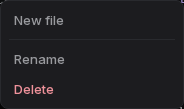
#> input picture docs/paper-platform/design-refresh/attached-reference/file-menu-dark.png, 184 x 109 px, given in place of workspace-before.png, which was not available
$ python compare_linear_reference.py
#> lines starting #> are read from the running program, lines starting #| are printed output that depends on the picture
"""Create labeled screenshot comparisons; never calculate whole-page similarity.

Usage: python3 scripts/paper_platform/compare_linear_reference.py
Requires the supplied ZIP extracted to .omx/artifacts/linear-refresh/attached-reference/reference.
Run the reference-controls browser spec before this script. Output is documentation PNGs.
"""
from pathlib import Path
import json
from PIL import Image, ImageDraw

ROOT = Path(__file__).resolve().parents[2]
ARTIFACTS = ROOT / '.omx/artifacts/linear-refresh/attached-reference'
OUTPUT = ROOT / 'docs/paper-platform/design-refresh/attached-reference'
OUTPUT.mkdir(parents=True, exist_ok=True)

for screen in ('workspace', 'rebuttal'):
    images = [Image.open(OUTPUT / f'{screen}-{phase}.png').convert('RGB') for phase in ('before', 'after')]
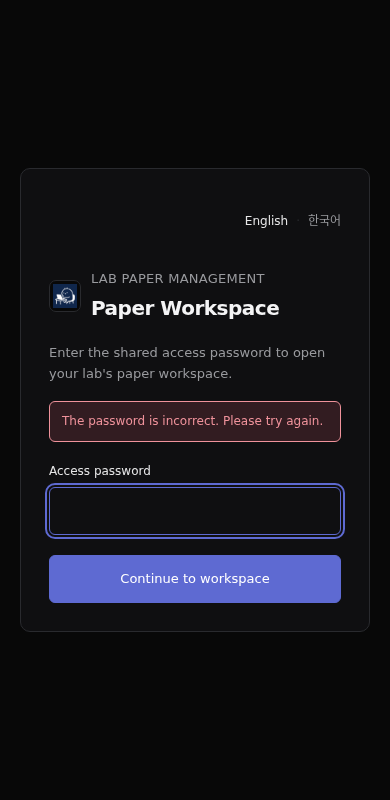
#> input picture docs/paper-platform/design-refresh/attached-reference/login-dark-390.png, 390 x 800 px, given in place of workspace-after.png, which was not available
#> images = 2 items
    # Same 1600px browser width; presentation copies alone are scaled to 800px.
    sizes = [(800, round(im.height * 800 / im.width)) for im in images]
#> sizes = [(800, 474), (800, 1641)]
    board = Image.new('RGB', (1616, max(h for _, h in sizes) + 40), '#f5f5f5')
#> board: PIL image 1616x1681 RGB; every value is 245
    draw = ImageDraw.Draw(board)
    for i, (im, size, label) in enumerate(zip(images, sizes, ('Before this attachment audit', 'After this attachment audit'))):
        draw.text((i * 816 + 8, 12), label, fill='#27272a')
        board.paste(im.resize(size, Image.Resampling.LANCZOS), (i * 816, 40))
#> this loop made 2 passes
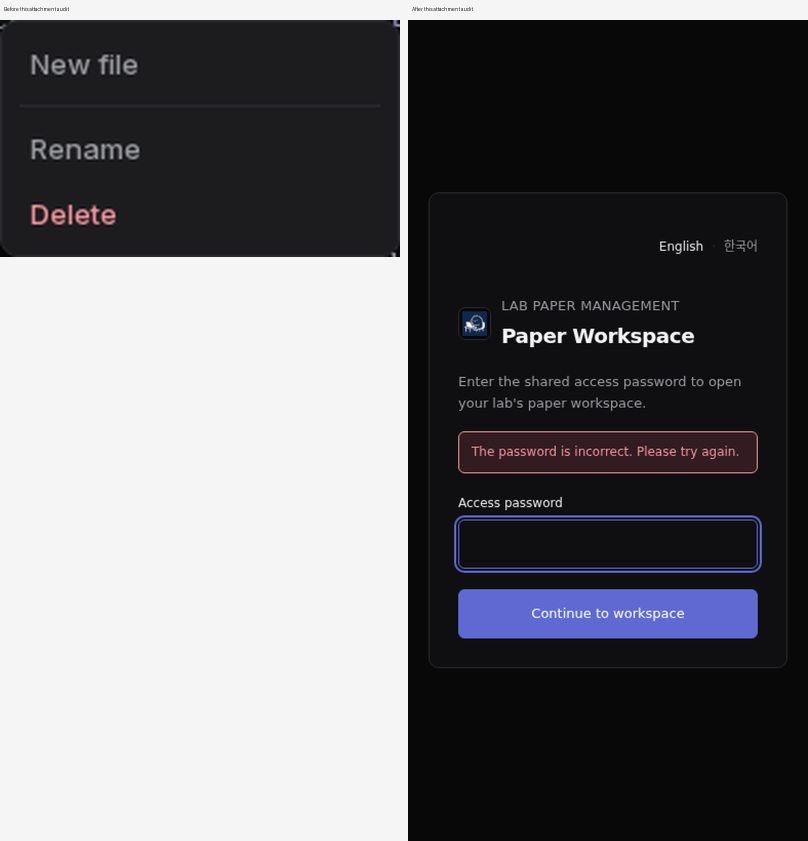
#> board: PIL image 1616x1681 RGB (shown at 1/2 size); mean R, G, B 106.6, 106.3, 109.8
    board.save(OUTPUT / f'{screen}-comparison.png')
#> pass 2 of the loop `for screen in ('workspace', 'rebuttal'):`:
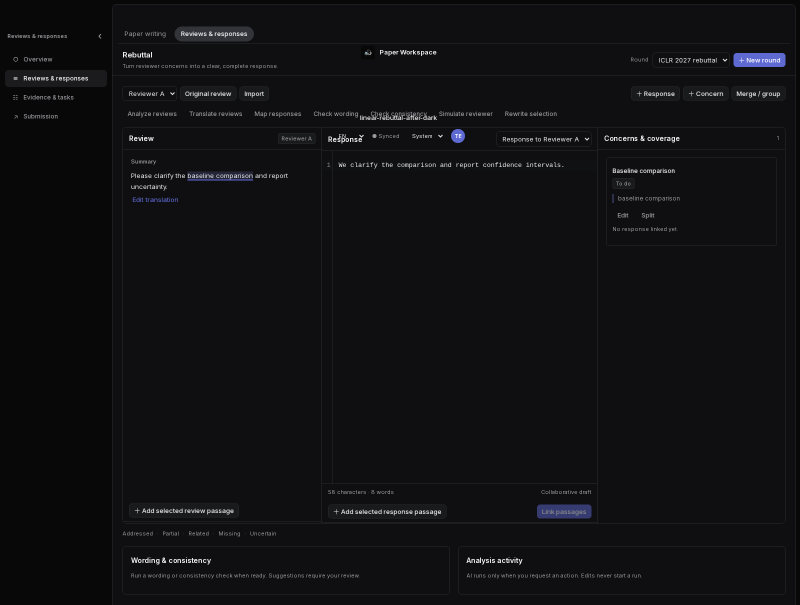
#> input picture docs/paper-platform/design-refresh/attached-reference/rebuttal-before.png, 1600 x 1209 px (shown at 1/2 size)
#> sizes = [(800, 604), (800, 1641)]
#> the loop `for i, (im, size, label) in enumerate(zip(images, sizes, ('Before this..` made 2 passes
#> after the loop `for i, (im, size, label) in enumerate(zip(images, sizes, ('Before this..`:
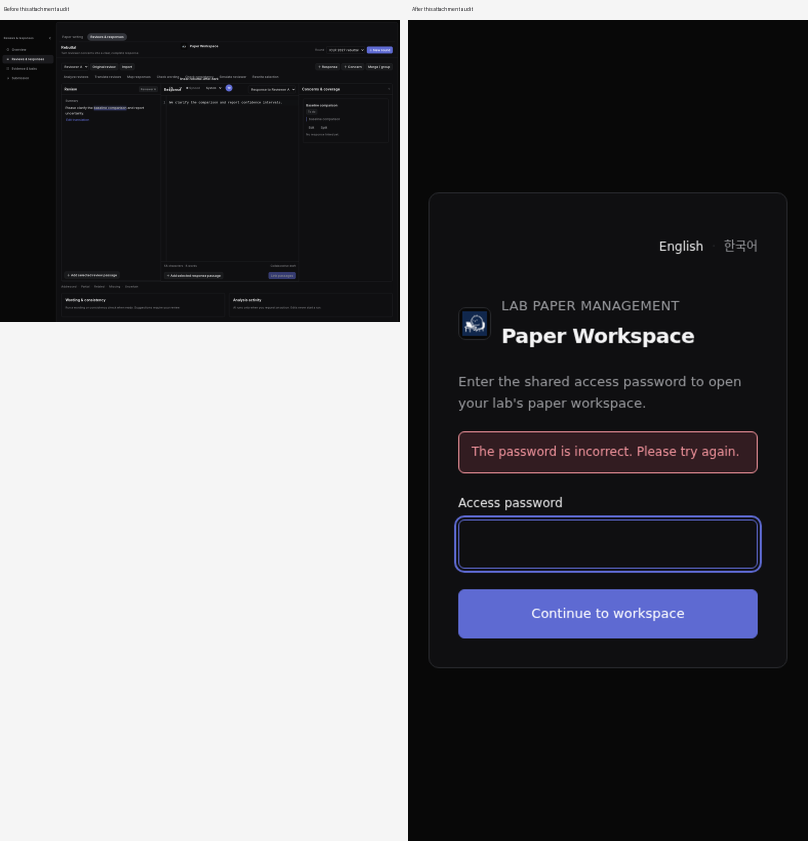
#> board: PIL image 1616x1681 RGB (shown at 1/2 size); mean R, G, B 95.7, 95.5, 98.9

#> (the run stopped early here; a loop or call above may not have finished)
